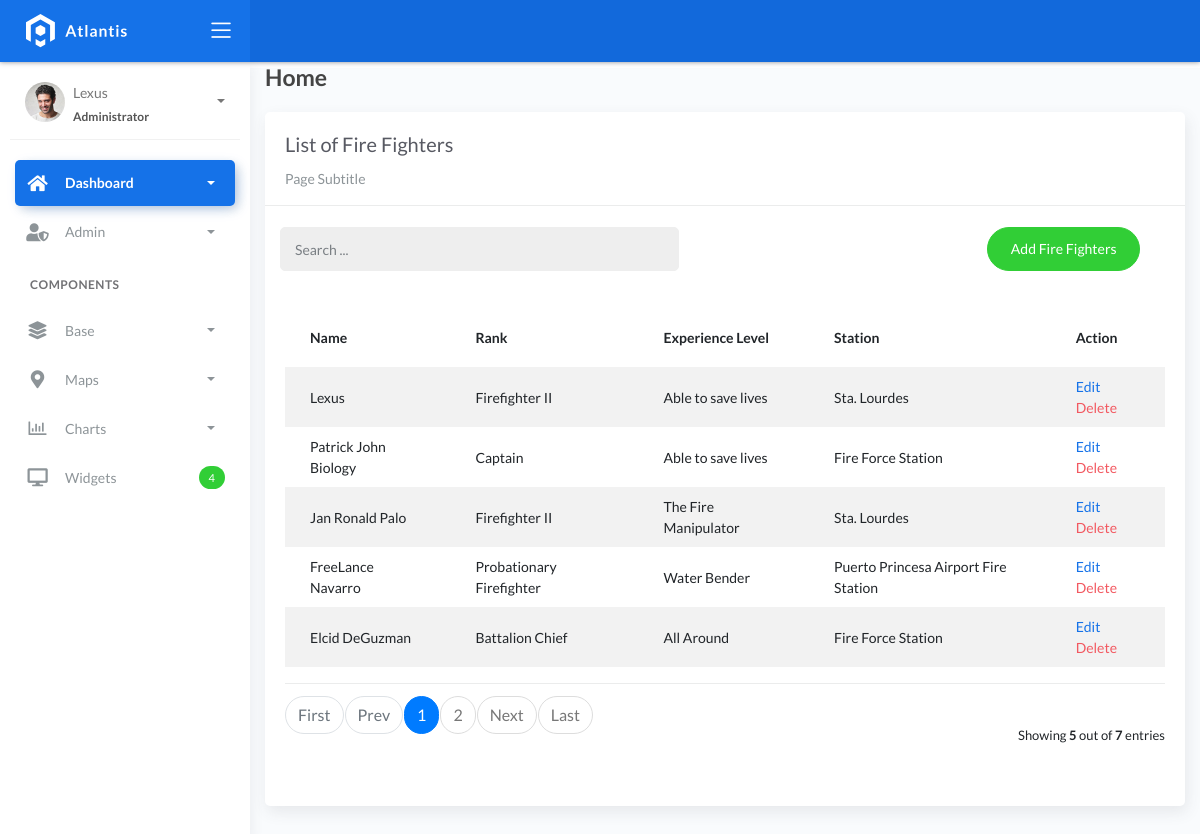
/firefighters_list, run on the app's committed database.
### fire/models.py (models this page shows, shortened)
class BaseModel(models.Model):
    created_at = models.DateTimeField(auto_now_add=True, db_index=True)
    updated_at = models.DateTimeField(auto_now=True)
    class Meta:
        abstract = True

class Firefighters(BaseModel):
    XP_CHOICES = (
        ('Probationary Firefighter', 'Probationary Firefighter'),
        ('Firefighter I', 'Firefighter I'),
        ('Firefighter II', 'Firefighter II'),
        ('Firefighter III', 'Firefighter III'),
        ('Driver', 'Driver'),
        ('Captain', 'Captain'),
        ('Battalion Chief', 'Battalion Chief'),)
    name = models.CharField(max_length=150)
    rank = models.CharField(max_length=150, choices=XP_CHOICES)
    experience_level = models.CharField(max_length=150)
    station = models.ForeignKey(FireStation, on_delete=models.CASCADE)

class FireStation(BaseModel):
    name = models.CharField(max_length=150)
    latitude = models.DecimalField(max_digits=22, decimal_places=16, null=True, blank=True)
    longitude = models.DecimalField(max_digits=22, decimal_places=16, null=True, blank=True)
    address = models.CharField(max_length=150)
    city = models.CharField(max_length=150)  # can be in separate table
    country = models.CharField(max_length=150)  # can be in separate table
    def __str__(self):
        return f"{self.name}"

### fire/views.py (the view)
# urls.py: path('firefighters_list', FireFightersList.as_view(), name='firefighters-list'),
class FireFightersList(ListView):
    model = Firefighters
    content_object_name = 'firefighters'
    template_name = 'Firefighters_list.html'
    paginate_by = 5
    def get_queryset(self, *args, **kwargs):
        qs = super(FireFightersList, self).get_queryset(*args, **kwargs)
        if self.request.GET.get('q') != None:
            query = self.request.GET.get('q')
            qs = qs.filter(Q(name__icontains=query) | Q(rank__icontains=query) |
                           Q(experience_level__icontains=query) | Q(station__name__icontains=query))
        return qs

### templates/Firefighters_list.html (shortened to what this page needs)
{% extends 'base.html' %} {% load static %} {% block content %}
<div class="content">
    <div class="container-fluid">
        <h4 class="page-title">Home</h4>
        <div class="row">
            <div class="col-md-12">
                <div class="card">
                    <div class="card-header">
                        <div class="card-title">List of Fire Fighters</div>
                        <div class="card-category">Page Subtitle</div>
                    </div>
                    <br />
                    <div class="col-md-12 row">
                        <div class="col-md-6">
                            <form class="navbar-left navbar-form nav-search mr-md-3" action="{% url 'firefighters-list' %}">
                                <div class="input-group">
                                    <input type="text" placeholder="Search ..." class="form-control" name="q" />
                                    <div class="input-group-append">
                                        <span class="input-group-text">
                                        </span>
                                    </div>
                                </div>
                            </form>
                        </div>
                        <div class="col-md-6">
                            <div class="pull-right">
                                <a href="{% url 'firefighters-add' %}" class="btn btn-success btn-rounded">Add Fire Fighters</a>
                            </div>
                        </div>
                    </div>
                    <div class="card-body">
                        <table class="table table-striped mt-3">
                            <thead>
                                <tr>
                                    <th scope="col">Name</th>
                                    <th scope="col">Rank</th>
                                    <th scope="col">Experience Level</th>
                                    <th scope="col">Station</th>
                                    <th scope="col">Action</th>
                                </tr>
                            </thead>
                            <tbody>
                                {% for object in object_list %}
                                <tr>
                                    <td>{{ object.name }}</td>
                                    <td>{{ object.rank }}</td>
                                    <td>{{ object.experience_level }}</td>
                                    <td>{{ object.station }}</td>
                                    <td>
                                        <a href="firefighters_list/{{ object.id }}">Edit</a>
                                        <a href="firefighters_list/{{ object.id }}/delete" class="text-danger">Delete</a> </a>
                                    </td>
                                </tr>
                                {% empty %}
                                <tr>
                                    <td colspan="4" style="text-align: center">
                                        <p class="text-sm font-weight-bold mb-0">No Records Found</p>
                                    </td>
                                </tr>
                                {% endfor %}
                            </tbody>
                        </table>
                        {% include 'includes/pagination.html' %}
                    </div>
                </div>
            </div>
        </div>
    </div>
</div>
{% endblock %}

### data on the page
Firefighters: name "Lexus", rank "Firefighter II", experience_level "Able to save lives", station "Sta. Lourdes"
Firefighters: name "Patrick John Biology", rank "Captain", experience_level "Able to save lives", station "Fire Force Station"
Firefighters: name "Jan Ronald Palo", rank "Firefighter II", experience_level "The Fire Manipulator", station "Sta. Lourdes"
Firefighters: name "FreeLance Navarro", rank "Probationary Firefighter", experience_level "Water Bender", station "Puerto Princesa Airport Fire Station"
Firefighters: name "Elcid DeGuzman", rank "Battalion Chief", experience_level "All Around", station "Fire Force Station"

### other printed values
{{ page_num }} "1"
{{ page_num }} "2"
{{ object_list.count }} "5"
{{ paginator.count }} "7"
